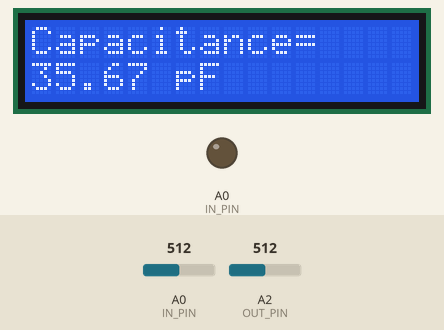
This sketch was run on a simulated Arduino Uno, built with avr-gcc and run on an emulated ATmega328P. Parts: 16×2 character LCD, output pins drawn as LEDs (lit = HIGH). The test bench sets the inputs (shaded band); at power-on: A0 (IN_PIN) = 512, A2 (OUT_PIN) = 512. Pins used as bus, display or sensor lines are not drawn; what the sketch prints to the serial monitor is not drawn.

Above: at 1.2 s.
1.3 s: A0 (IN_PIN) set to 988
At 2.7 s:
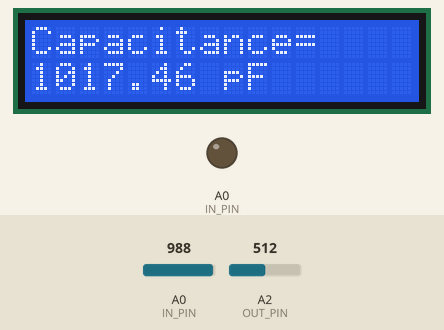
3.1 s: A0 (IN_PIN) set to 1015
At 3.6 s:
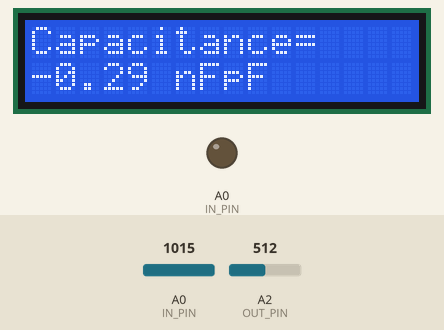
6.2 s: A0 (IN_PIN) set to 990
At 7.5 s:
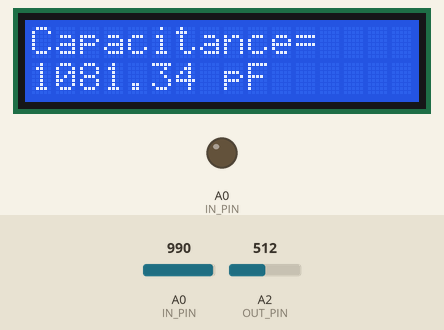
Timing chart, 0 to 9.2 s (numbered marks = the images above; inputs shaded):
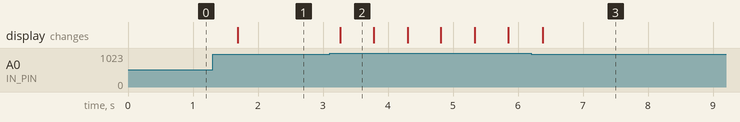

The sketch:

capmeter.ino
```cpp
#include <LiquidCrystal_I2C.h>
#define IN_PIN A0
#define OUT_PIN A2
#define BAUD_RATE 115200
#define IN_CAP_TO_GND 36.06
#define R_PULLUP 34.8
#define MAX_ADC_VALUE 1023
#define CALIBRATION 0.46


LiquidCrystal_I2C lcd(0x27, 16, 2);

void setup()
{
  pinMode(OUT_PIN, OUTPUT);
  pinMode(IN_PIN, OUTPUT);
  lcd.begin(16, 2);
  lcd.backlight();
  lcd.setCursor(0,0);
  Serial.begin(BAUD_RATE);
}

void loop()
{
  pinMode(IN_PIN, INPUT);
  digitalWrite(OUT_PIN, HIGH);
  int val = analogRead(IN_PIN);
  digitalWrite(OUT_PIN, LOW);

  if (val < 1000)
  {
    pinMode(IN_PIN, OUTPUT);
    float capacitance = abs((float)val * IN_CAP_TO_GND / (float)(MAX_ADC_VALUE - val) - CALIBRATION);
    Serial.print(capacitance, 2);
    Serial.println("pF");

    lcd.clear();
    // Set cursor (Column, Row)
    lcd.setCursor(0, 0);
    // print "Hello" at (0, 0)
    lcd.print("Capacitance=");
    // Set cursor (Column, Row)
    lcd.setCursor(0,1);
    // print "Geek" at (0, 1)
    lcd.print(capacitance);
    lcd.print(" pF");

    delay(500);
  }

  else
  {
    pinMode(IN_PIN, OUTPUT);
    delay(1);
    pinMode(OUT_PIN, INPUT_PULLUP);
    unsigned long u1 = micros();
    unsigned long t;
    int digVal;

    do
    {
      digVal = digitalRead(OUT_PIN);
      unsigned long u2 = micros();
      t = u2 > u1 ? u2 - u1 : u1 - u2;
    }

    while ((digVal < 1) && (t < 400000L));

    pinMode(OUT_PIN, INPUT);
    val = analogRead(OUT_PIN);
    digitalWrite(IN_PIN, HIGH);
    int dischargeTime = (int)(t / 1000L) * 5;
    delay(dischargeTime);
    pinMode(OUT_PIN, OUTPUT);
    digitalWrite(OUT_PIN, LOW);
    digitalWrite(IN_PIN, LOW);

    float capacitance = -(float)t / R_PULLUP / log(1.0 - (float)val / (float)MAX_ADC_VALUE) - 0.46;


    if (capacitance > 1000.0)
    {
      Serial.print(capacitance / 1000.0, 2);
      Serial.println("uF ");

      lcd.setCursor(0,1);
      lcd.print(capacitance);
      lcd.print(" uF");
    }

    else
    {
      Serial.print(capacitance);
      Serial.println("nF");

      lcd.setCursor(0,1);
      lcd.print(capacitance);
      lcd.print(" nF");
      delay(500);
    }
  }
  while (micros() % 1000 != 0);
}
```

Measured:
- the behaviour switches between 999 and 1000 on A0 (IN_PIN) (found by bisection; images 1 and 2)
- after the input at 1.3 s, the display: changes after 0.39 s (image 1)
- after the input at 3.1 s, the display: changes after 0.17 s (image 2)
- after the input at 6.2 s, the display: changes after 0.18 s (image 3)
- what the display in image 2 shows lasts 0.5 s, from 3.3 s to 3.8 s
